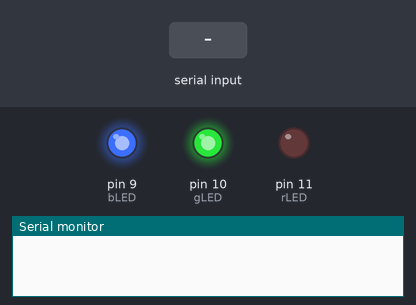
The sketch below on a simulated Arduino Uno, built with avr-gcc and run on an emulated ATmega328P. Parts: output pins drawn as LEDs (lit = HIGH), the last lines printed to the serial monitor. Dashed ring = blinking. The test bench sets the inputs (shaded band).

Above: at 1.2 s.
1.3 s: "AUTO" received over the second serial link
At 1.57 s:
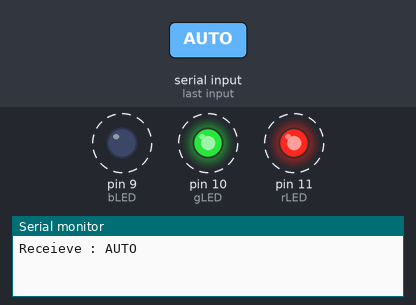
4.3 s: "R" received over the second serial link
At 5.5 s:
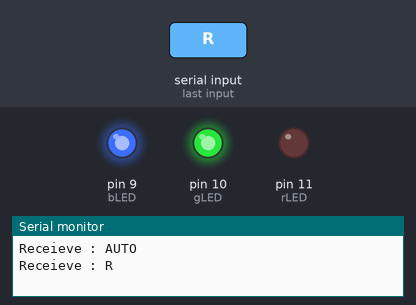
10.3 s: "G" received over the second serial link
At 11.7 s:
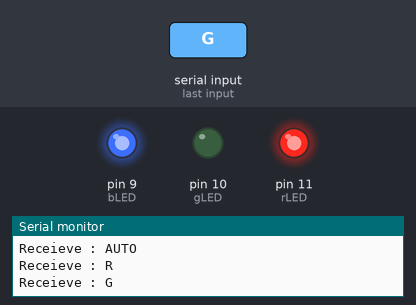
Timing chart, 0 to 12.8 s (numbered marks = the images above; inputs shaded):
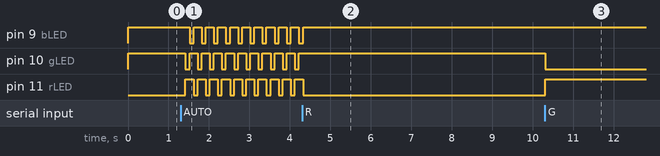

Measured:
- after the input at 1.3 s, pin 9 (bLED): alternates HIGH for 0.20 s and LOW for 0.10 s, starting after 0.22 s; pin 10 (gLED), pin 11 (rLED): alternates HIGH for 0.20 s and LOW for 0.10 s, starting after 0.12 s
- after the input at 4.3 s, pin 9 (bLED): goes on until 4.3 s, then stays HIGH; pin 10 (gLED): stops changing and stays HIGH; pin 11 (rLED): goes on until 4.3 s, then stays LOW
- after the input at 10.3 s, pin 10 (gLED): HIGH → LOW at once; pin 11 (rLED): LOW → HIGH at once

The sketch:

LAB-12_Spec.-2_Bluetooth.ino
```cpp
#include <SoftwareSerial.h>

#define BT_TX 2
#define BT_RX 3

#define rLED  11
#define gLED  10
#define bLED  9

SoftwareSerial mySerialq(BT_TX, BT_RX);
String StringInput = "";

void setup() {
  Serial.begin(9600);
  mySerialq.begin(9600);

  pinMode(rLED, OUTPUT);
  pinMode(gLED, OUTPUT);
  pinMode(bLED, OUTPUT);

  setColor(255,0,0);
}

void loop() {

  while (mySerialq.available()){
    char charIn = (char)mySerialq.read();
    StringInput += charIn;
    delay(5);
  }

  if(!StringInput.equals("")){
    Serial.println("Receieve : " + StringInput);
    setLED(StringInput);
    StringInput = "";
  }

  // AT Command
  while (Serial.available()){
    char msg= (char) Serial.read();
    //serialSW.write(msg);
    mySerialq.write(msg);
    Serial.print(msg);
    //mySerialq.write(Serial.read());
  }
}


void setLED(String command){
  if (command=="R"){
    setColor(255, 0, 0);
  }else if (command=="G"){
    setColor(0, 255, 0);
  }else if (command=="B"){
    setColor(0, 0, 255);
  }else if (command=="AUTO"){
    while (!mySerialq.available()){
      setColor(255, 0, 0);
      delay(100);
      setColor(0, 255, 0);
      delay(100);
      setColor(0, 0, 255);
      delay(100);
    }
  }
}

void setColor(int r, int g, int b){
  analogWrite(rLED, 255-r);
  analogWrite(gLED, 255-g);
  analogWrite(bLED, 255-b);
}
```
